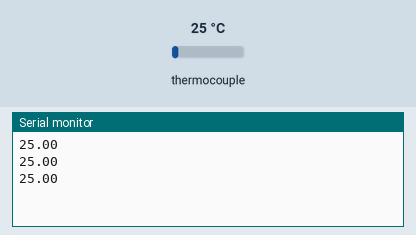
Bench run of a sketch on a simulated Arduino Uno, built with avr-gcc and run on an emulated ATmega328P. Parts: the last lines printed to the serial monitor. Inputs (shaded band) come from the test bench; at power-on: thermocouple 25 °C.

Above: at 1.7 s.
1.8 s: thermocouple set to 6 °C
At 2.4 s:
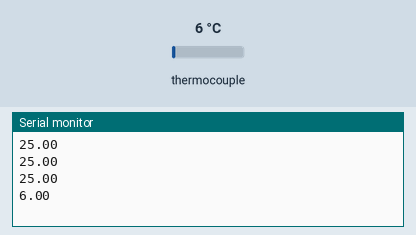
3.3 s: thermocouple set to 75 °C
At 3.9 s:
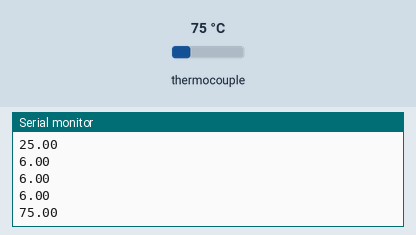
Timing chart, 0 to 6.3 s (numbered marks = the images above; inputs shaded):
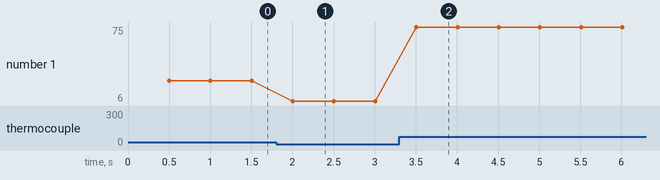

The sketch:

temperature_monitor.ino
```cpp
#include "max6675.h"

int thermoDO  = 12;   // MISO (Data Out от датчика → в Arduino)
int thermoCS  = 10;   // CS (Chip Select, "включение" датчика)
int thermoCLK = 13;   // SCK (Serial Clock, синхронизация)

MAX6675 thermocouple(thermoCLK, thermoCS, thermoDO);

void setup() {
  Serial.begin(9600);
  delay(500);
}

void loop() {
  double tempC = thermocouple.readCelsius();
  Serial.println(tempC);
  delay(500);
}
```

Measured:
- after the input at 1.8 s, the serial monitor: prints a new line after 0.20 s (image 1)
- after the input at 3.3 s, the serial monitor: prints a new line after 0.21 s (image 2)
- plotted number 1: 25 → 6 after the input at 1.8 s, 6 → 75 after the input at 3.3 s
